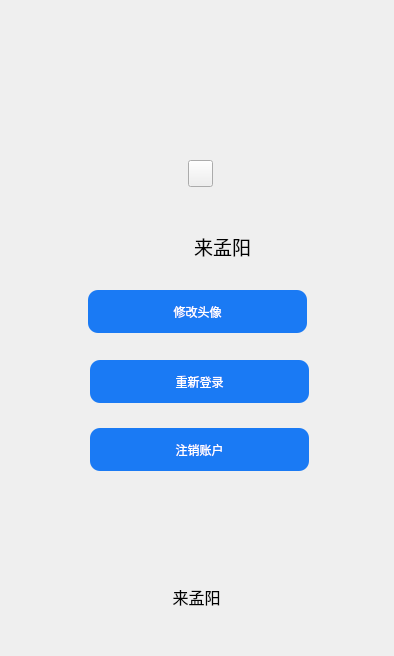
          <widget class="QWidget" name="Page_login">
           <widget class="QPushButton" name="pushButton_logout">
            <property name="geometry">
             <rect>
              <x>90</x>
              <y>428</y>
              <width>219</width>
              <height>43</height>
             </rect>
            </property>
            <property name="styleSheet">
             <string notr="true">QPushButton{
	background-color:rgb(26, 122, 244);
	border-radius:10px; 
    border:1px;
	font:17px &quot;微软雅黑&quot;;
	color:rgba(255,255,255);
}

QPushButton::pressed{
	border-color:rgba(255,255,255,30);
	background-color: rgb(0, 170, 255);
	border-style:inset;
	color:rgba(0,0,0,100);
}

QPushButton::hover{
	background-color: rgb(73, 154, 237);
	border-color:rgba(255,255,255,200);
	color:rgba(255,255,255);
}</string>
            </property>
            <property name="text">
             <string>注销账户</string>
            </property>
           </widget>
           <widget class="QLabel" name="label_loginPic">
            <property name="geometry">
             <rect>
              <x>160</x>
              <y>68</y>
              <width>85</width>
              <height>85</height>
             </rect>
            </property>
            <property name="minimumSize">
             <size>
              <width>85</width>
              <height>85</height>
             </size>
            </property>
            <property name="maximumSize">
             <size>
              <width>85</width>
              <height>85</height>
             </size>
            </property>
            <property name="font">
             <font>
              <family>Adobe 黑体 Std R</family>
              <pointsize>18</pointsize>
              <italic>false</italic>
              <bold>true</bold>
             </font>
            </property>
            <property name="styleSheet">
<!--             <string notr="true">border-image: url(:/images/icons/user.png);-->
             <string notr="true">border-image: url(./icons/user.png);
background-color: transparent;
border-radius:40px;</string>
            </property>
            <property name="text">
             <string/>
            </property>
            <property name="alignment">
             <set>Qt::AlignCenter</set>
            </property>
           </widget>
           <widget class="QPushButton" name="pushButton_login">
            <property name="geometry">
             <rect>
              <x>90</x>
              <y>360</y>
              <width>219</width>
              <height>43</height>
             </rect>
            </property>
            <property name="styleSheet">
             <string notr="true">QPushButton{
	background-color:rgb(26, 122, 244);
	border-radius:10px; 
    border:1px;
	font:17px &quot;微软雅黑&quot;;
	color:rgba(255,255,255);
}

QPushButton::pressed{
	border-color:rgba(255,255,255,30);
	background-color: rgb(0, 170, 255);
	border-style:inset;
	color:rgba(0,0,0,100);
}

QPushButton::hover{
	background-color: rgb(73, 154, 237);
	border-color:rgba(255,255,255,200);
	color:rgba(255,255,255);
}</string>
            </property>
            <property name="text">
             <string>重新登录</string>
            </property>
           </widget>
           <widget class="QToolButton" name="toolButton_loadLogo">
            <property name="geometry">
             <rect>
              <x>188</x>
              <y>160</y>
              <width>25</width>
              <height>27</height>
             </rect>
            </property>
            <property name="maximumSize">
             <size>
              <width>45</width>
              <height>45</height>
             </size>
            </property>
            <property name="cursor">
             <cursorShape>PointingHandCursor</cursorShape>
            </property>
            <property name="toolTip">
             <string>保存结果</string>
            </property>
            <property name="autoFillBackground">
             <bool>false</bool>
            </property>
            <property name="text">
             <string/>
            </property>
            <property name="icon">
             <iconset resource="RecSystem.qrc">
              <normaloff>:/images/icons/gallery.png</normaloff>:/images/icons/gallery.png</iconset>
            </property>
            <property name="iconSize">
             <size>
              <width>50</width>
              <height>39</height>
             </size>
            </property>
            <property name="popupMode">
             <enum>QToolButton::DelayedPopup</enum>
            </property>
            <property name="toolButtonStyle">
             <enum>Qt::ToolButtonTextUnderIcon</enum>
            </property>
            <property name="autoRaise">
             <bool>false</bool>
            </property>
            <property name="arrowType">
             <enum>Qt::NoArrow</enum>
            </property>
           </widget>
           <widget class="QLabel" name="label_info">
            <property name="geometry">
             <rect>
              <x>8</x>
              <y>564</y>
              <width>377</width>
              <height>83</height>
             </rect>
            </property>
            <property name="minimumSize">
             <size>
              <width>0</width>
              <height>30</height>
             </size>
            </property>
            <property name="font">
             <font>
              <family>Times new roman</family>
              <pointsize>12</pointsize>
              <italic>false</italic>
              <bold>false</bold>
             </font>
            </property>
            <property name="styleSheet">
             <string notr="true">QLabel{font: 12pt &quot;Times new roman&quot;;}</string>
            </property>
            <property name="text">
             <string>来孟阳
 </string>
            </property>
            <property name="alignment">
             <set>Qt::AlignCenter</set>
            </property>
           </widget>
           <widget class="QLabel" name="label_pic_name">
            <property name="geometry">
             <rect>
              <x>114</x>
              <y>230</y>
              <width>25</width>
              <height>29</height>
             </rect>
            </property>
            <property name="maximumSize">
             <size>
              <width>85</width>
              <height>85</height>
             </size>
            </property>
            <property name="font">
             <font>
              <family>Adobe 黑体 Std R</family>
              <pointsize>18</pointsize>
              <italic>false</italic>
              <bold>true</bold>
             </font>
            </property>
            <property name="styleSheet">
             <string notr="true">border-image: url(:/images/icons/author.png);
background-color: transparent;
</string>
            </property>
            <property name="text">
             <string/>
            </property>
            <property name="alignment">
             <set>Qt::AlignCenter</set>
            </property>
           </widget>
           <widget class="QLabel" name="label_person_name">
            <property name="geometry">
             <rect>
              <x>142</x>
              <y>226</y>
              <width>161</width>
              <height>40</height>
             </rect>
            </property>
            <property name="minimumSize">
             <size>
              <width>0</width>
              <height>30</height>
             </size>
            </property>
            <property name="font">
             <font>
              <family>Times new roman</family>
              <pointsize>14</pointsize>
              <italic>false</italic>
              <bold>false</bold>
             </font>
            </property>
            <property name="toolTip">
             <string>&lt;html&gt;&lt;head/&gt;&lt;body&gt;&lt;p&gt;https://github.com/LionelMessiYoung10&lt;/p&gt;&lt;/body&gt;&lt;/html&gt;</string>
            </property>
            <property name="styleSheet">
             <string notr="true">QLabel{font: 14pt &quot;Times new roman&quot;;}</string>
            </property>
            <property name="text">
             <string>来孟阳</string>
            </property>
            <property name="alignment">
             <set>Qt::AlignCenter</set>
            </property>
           </widget>
           <widget class="QPushButton" name="pushButton_avatar">
            <property name="geometry">
             <rect>
              <x>88</x>
              <y>290</y>
              <width>219</width>
              <height>43</height>
             </rect>
            </property>
            <property name="styleSheet">
             <string notr="true">QPushButton{
	background-color:rgb(26, 122, 244);
	border-radius:10px; 
    border:1px;
	font:17px &quot;微软雅黑&quot;;
	color:rgba(255,255,255);
}

QPushButton::pressed{
	border-color:rgba(255,255,255,30);
	background-color: rgb(0, 170, 255);
	border-style:inset;
	color:rgba(0,0,0,100);
}

QPushButton::hover{
	background-color: rgb(73, 154, 237);
	border-color:rgba(255,255,255,200);
	color:rgba(255,255,255);
}</string>
            </property>
            <property name="text">
             <string>修改头像</string>
            </property>
           </widget>
          </widget>
